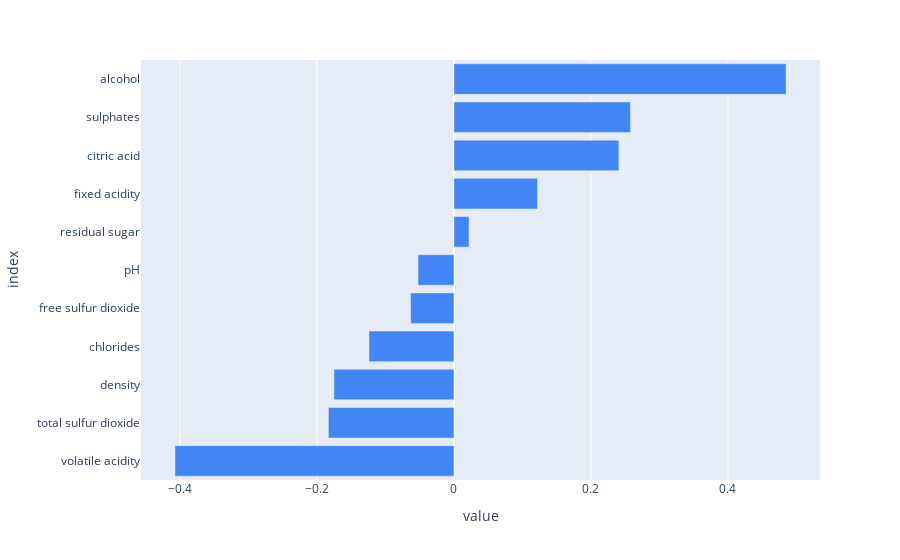

The code cell stored with this chart in its notebook:
### Markdown cell above
<font size="+2"><b style="font-weight:normal">3.7 <span style='color:#FF281B; font-weight:normal'>|</span> Data Visualization - Distribution of collaterals in relation to `quality` </b></font>

### Code cell
df_corr_bar = df.corr().quality.sort_values()[:-1]
fig = px.bar(df_corr_bar, orientation="h", color_discrete_sequence=["#4285f4"])
fig.update_layout(showlegend=False)
fig.show()

### Figure 1 — Plotly figure (JSON) as saved in the notebook; plotly's stock layout.template omitted (floating-point values rounded to 4 significant figures)
{"data": [{"alignmentgroup": "True", "hovertemplate": "variable=quality<br>value=%{x}<br>index=%{y}<extra></extra>", "legendgroup": "quality", "marker": {"color": "#4285f4", "pattern": {"shape": ""}}, "name": "quality", "offsetgroup": "quality", "orientation": "h", "showlegend": true, "textposition": "auto", "type": "bar", "x": [-0.4074, -0.1833, -0.1752, -0.1241, -0.06326, -0.05245, 0.022, 0.122, 0.2408, 0.2577, 0.4849], "xaxis": "x", "y": ["volatile acidity", "total sulfur dioxide", "density", "chlorides", "free sulfur dioxide", "pH", "residual sugar", "fixed acidity", "citric acid", "sulphates", "alcohol"], "yaxis": "y"}], "layout": {"barmode": "relative", "legend": {"title": {"text": "variable"}, "tracegroupgap": 0}, "margin": {"t": 60}, "showlegend": false, "xaxis": {"anchor": "y", "domain": [0, 1], "title": {"text": "value"}}, "yaxis": {"anchor": "x", "domain": [0, 1], "title": {"text": "index"}}}}
